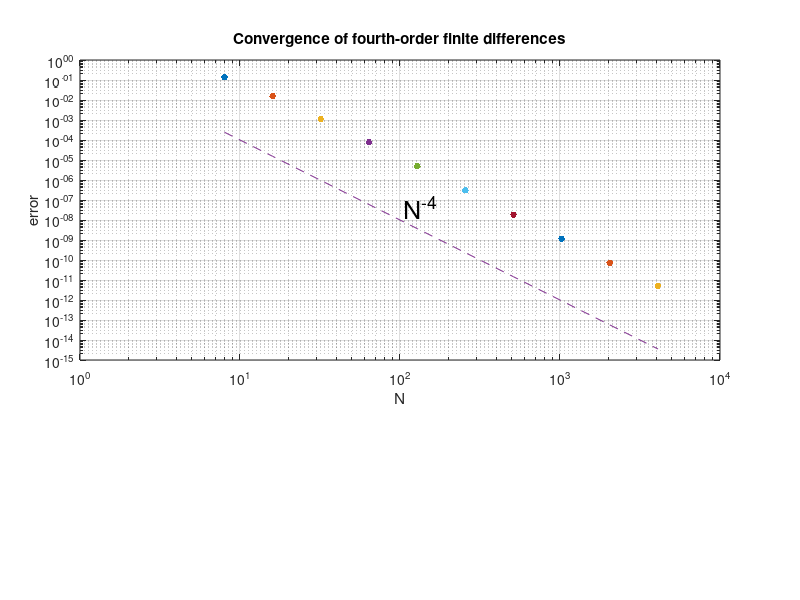
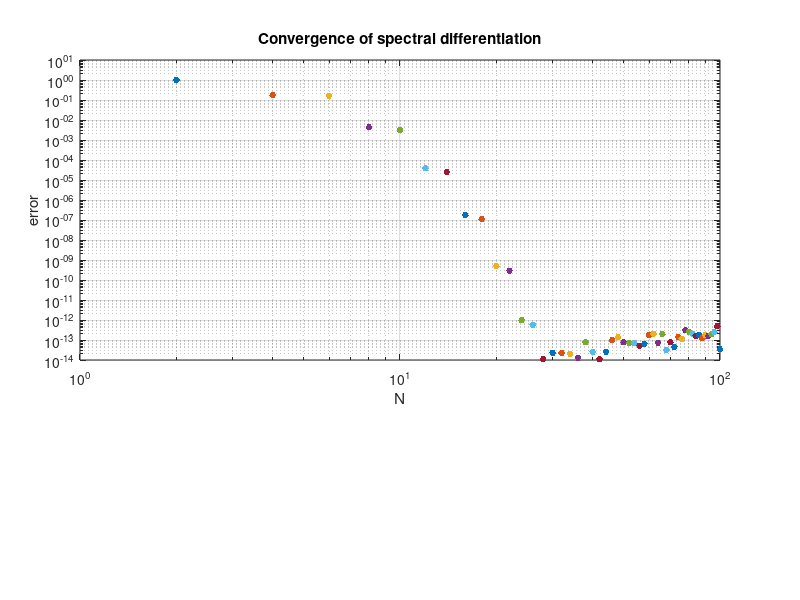
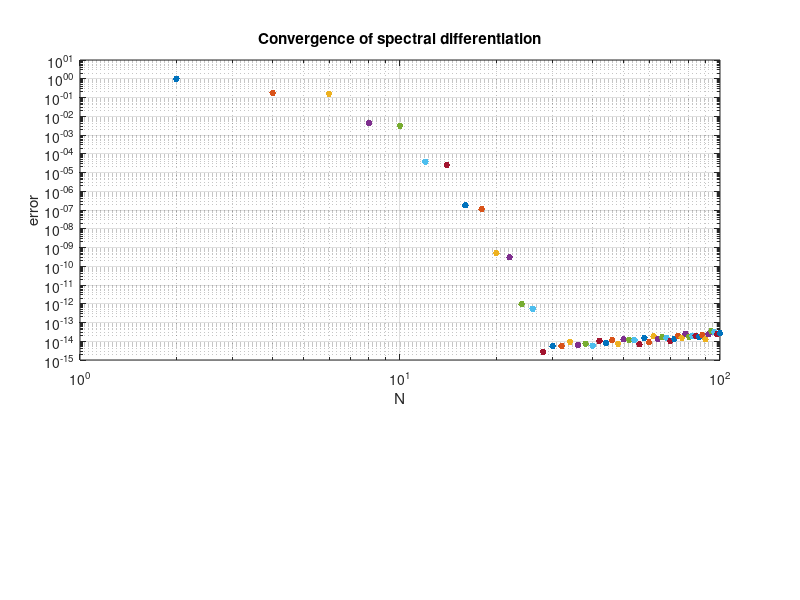

MATLAB code for these plots, in order:
%%Example code 2
% This is based on several codes from the book 'Spectral methods in Matlab'
% by L.N. Trefethen. 
 
f=@(x)exp(sin(x)); fprime = @(x)cos(x).*f(x);

%%

%%%% Part 1: Fourth order differencing
% For various N, set up grid in [-pi,pi] and function u(x):
  Nvec = 2.^(3:12);
 figure(1);
 clf, subplot('position',[.1 .4 .8 .5])
 tic;
  for N = Nvec
    h = 2*pi/N; x = -pi + (1:N)'*h; % (A) WHAT IS HAPPENING HERE?
    u=f(x);uprime=fprime(x); % (B) WHAT'S BEING DONE HERE?
    
    % Construct sparse fourth-order differentiation matrix:
    e = ones(N,1);
    D =   sparse(1:N,[2:N 1],2*e/3,N,N)...
        - sparse(1:N,[3:N 1 2],e/12,N,N);
    D = (D-D')/h;

    % Plot max(abs(D*u-uprime)):
    error = norm(D*u-uprime,inf); %(C) WHAT DO  YOU THINK IS HAPPENING HERE?
    loglog(N,error,'.','markersize',15), hold on
  end
  Time1=toc;
  grid on, xlabel N, ylabel error
  title('Convergence of fourth-order finite differences')
  semilogy(Nvec,Nvec.^(-4),'--') 
  text(105,5e-8,'N^{-4}','fontsize',18)


  %%Part 2: Spectral Differentiation, version 1
   
% For various N (even), set up grid as before:
 figure(2), clf, subplot('position',[.1 .4 .8 .5])
 tic;
  for N = 2:2:100;
    h = 2*pi/N;
    x = -pi + (1:N)'*h;
    u = f(x); uprime = fprime(x); 

    % Construct spectral differentiation matrix:
    column = [0 .5*(-1).^(1:N-1).*cot((1:N-1)*h/2)];
    D = toeplitz(column,column([1 N:-1:2]));

    % Plot max(abs(D*u-uprime)):
    error = norm(D*u-uprime,inf);
    loglog(N,error,'.','markersize',15), hold on
  end
  Time2=toc;
  grid on, xlabel N, ylabel error
  title('Convergence of spectral differentiation')

  %% Part 3: spectral differentiation, part 2

  % For various N (even), set up grid as before:
  figure(3), clf, subplot('position',[.1 .4 .8 .5])
  tic
  for N = 2:2:100;
    h = 2*pi/N;
    x = -pi + (1:N)'*h;
    u = f(x); uprime = fprime(x);

    %fast spectral differentiation. HOW IS THIS DIFFERENT THAN THE PREVIOUS
    %ONE?
     v_hat = fft(u);
  w_hat = 1i*[0:N/2-1 0 -N/2+1:-1]' .* v_hat;
  w = real(ifft(w_hat));

    

    % Plot max(abs(w-uprime)):
    error = norm(w-uprime,inf);
    loglog(N,error,'.','markersize',15), hold on
  end
  Time3= toc;
  grid on, xlabel N, ylabel error
  title('Convergence of spectral differentiation')
